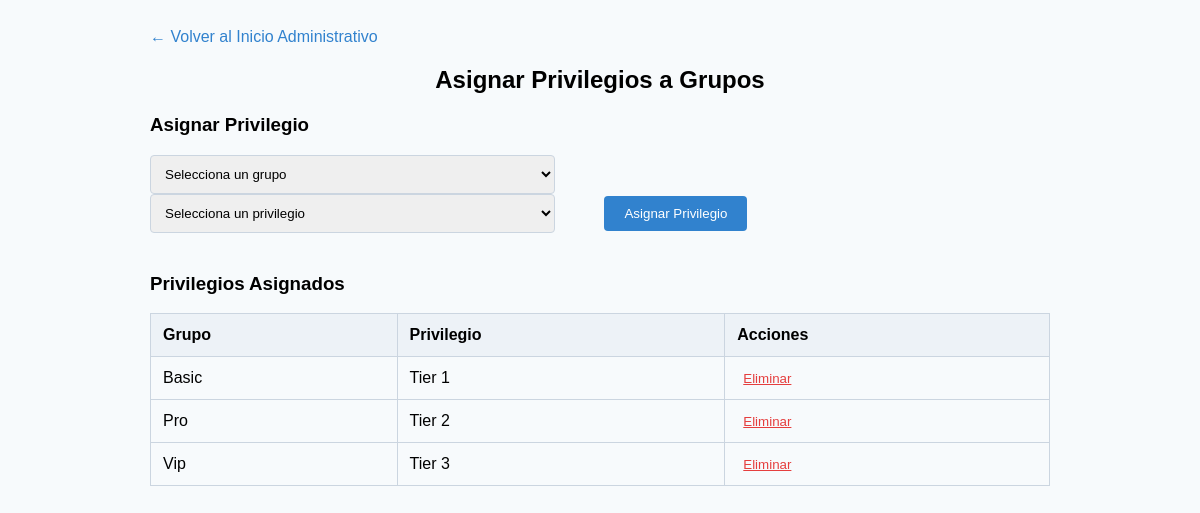
The page /TotCloud/AsignarPrivilegios.php (signed in) on the database its author committed.
### tables this page shows
CREATE TABLE R_GRUPO_PRIVILEGIOS ( 
    idGrupo INT(8) NOT NULL, 
    idPrivilegio INT(8) NOT NULL,
    PRIMARY KEY (idGrupo, idPrivilegio), 
    FOREIGN KEY (idGrupo) REFERENCES GRUPO(idGrupo),
    FOREIGN KEY (idPrivilegio) REFERENCES PRIVILEGIOS(idPrivilegio)
);

CREATE TABLE GRUPO ( 
    idGrupo INT(8) AUTO_INCREMENT PRIMARY KEY, 
    nombreGrupo VARCHAR(64) NOT NULL UNIQUE, 
    descripcion VARCHAR(256), 
    idPersonal INT(8) NOT NULL, 
    FOREIGN KEY (idPersonal) REFERENCES PERSONAL(idPersonal) 
);

CREATE TABLE PRIVILEGIOS ( 
    idPrivilegio INT(8) PRIMARY KEY, 
    nombrePrivilegio VARCHAR(64) NOT NULL, 
    descripcion VARCHAR(256), 
    idPersonal INT(8) NOT NULL, 
    FOREIGN KEY (idPersonal) REFERENCES PERSONAL(idPersonal) 
);

### TotCloud/AsignarPrivilegios.php (the view, shortened to what this page needs)
<?php
require 'config.php';
try {
    $stmt = $pdo->query("
        SELECT R.idGrupo, R.idPrivilegio, G.nombreGrupo, P.nombrePrivilegio
        FROM R_GRUPO_PRIVILEGIOS R
        JOIN GRUPO G ON R.idGrupo = G.idGrupo
        JOIN PRIVILEGIOS P ON R.idPrivilegio = P.idPrivilegio
        ORDER BY G.nombreGrupo, P.nombrePrivilegio ASC
    ");
    $asignaciones = $stmt->fetchAll();
} catch (PDOException $e) {
    echo "Error al obtener las asignaciones: " . $e->getMessage();
    exit();
}
?>
<!DOCTYPE html>
<html>
<head>
</head>
<body>
    <div class="container">
        <a href="homeadmin.php" class="back-link">← Volver al Inicio Administrativo</a>
        <h2>Asignar Privilegios a Grupos</h2>
        <div class="assign-section">
            <h3>Asignar Privilegio</h3>
            <form action="AsignarPrivilegios.php?action=assign" method="POST">
                <select name="idGrupo" required>
                    <option value="">Selecciona un grupo</option>
                </select>
                <select name="idPrivilegio" required>
                    <option value="">Selecciona un privilegio</option>
                </select>
                <input type="submit" value="Asignar Privilegio">
            </form>
        </div>
        <div class="current-assignments">
            <h3>Privilegios Asignados</h3>
            <table>
                <tr>
                    <th>Grupo</th>
                    <th>Privilegio</th>
                    <th>Acciones</th>
                </tr>
                <?php foreach ($asignaciones as $asignacion): ?>
                    <tr>
                        <td><?php echo htmlspecialchars($asignacion['nombreGrupo']); ?></td>
                        <td><?php echo htmlspecialchars($asignacion['nombrePrivilegio']); ?></td>
                        <td>
                        <form action="AsignarPrivilegios.php" method="POST" style="display:inline;">
                         <button type="submit" onclick="return confirm('¿Estás seguro de eliminar este privilegio?');" style="background:none; color:#e53e3e; border:none; cursor:pointer; text-decoration:underline;">Eliminar</button>
                        </form>
                        </td>
                    </tr>
                <?php endforeach; ?>
            </table>
        </div>
    </div>
</body>
</html>

### TotCloud/AsignarPrivilegios.php (style rules this page uses)
body { font-family: Arial, sans-serif; background-color: #f7fafc; padding: 20px; }
.container { max-width: 900px; margin: auto; }
h2 { text-align: center; }
.assign-section, .current-assignments { margin-bottom: 40px; }
.assign-section form select { width: 45%; padding: 10px; margin-right: 5%; border: 1px solid #cbd5e0; border-radius: 4px; }
.assign-section form input[type="submit"] { padding: 10px 20px; background-color: #3182ce; color: white; border: none; border-radius: 4px; cursor: pointer; }
.current-assignments table { width: 100%; border-collapse: collapse; }
.current-assignments th, .current-assignments td { border: 1px solid #cbd5e0; padding: 12px; text-align: left; }
.current-assignments th { background-color: #edf2f7; }
.back-link { display: block; margin-bottom: 20px; text-decoration: none; color: #3182ce; }

### rows shown on the page
r_grupo_privilegios: idGrupo.nombreGrupo "Basic", idPrivilegio.nombrePrivilegio "Tier 1"
r_grupo_privilegios: idGrupo.nombreGrupo "Pro", idPrivilegio.nombrePrivilegio "Tier 2"
r_grupo_privilegios: idGrupo.nombreGrupo "Vip", idPrivilegio.nombrePrivilegio "Tier 3"
